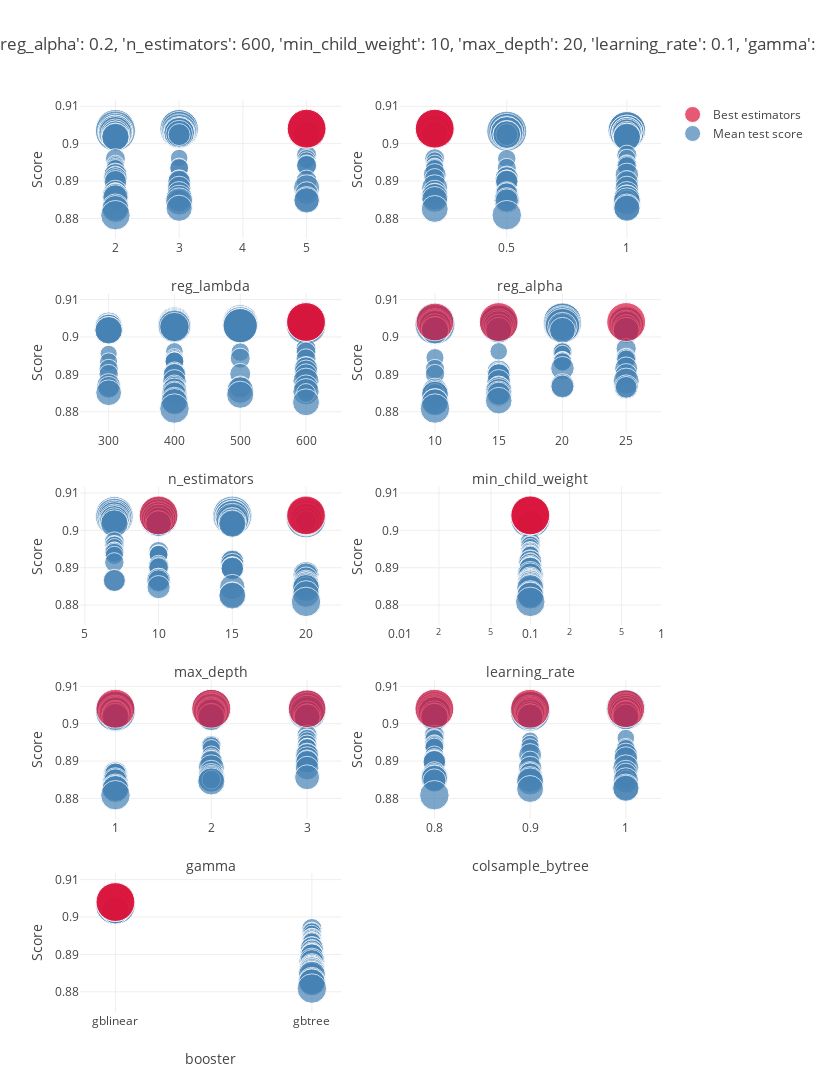

Source (notebook cell):
### Code cell
clf = RandomizedSearchCV(model, param, cv=5, verbose=VERBOSE, n_jobs=-1, n_iter=100)
clf.fit(X_train, y_train)
plot_grid_search(clf)
table_grid_search(clf)
